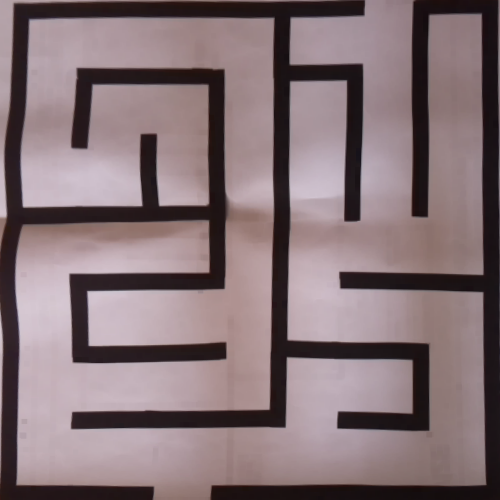
#> input picture fotolar/erosion.png, 500 x 500 px, found by its file name
$ python threshold.py
#> lines starting #> are read from the running program, lines starting #| are printed output that depends on the picture; after the words box and inside, x2 and y2 are one past the last pixel; in counts of white or black regions, pixels touching at a corner belong together
import cv2
import numpy as np

image = cv2.imread('/home/frkn/Desktop/fotolar/erosion.png',0)
#> image: shape (500, 500); min 13, max 206, mean 119.8
img = cv2.bilateralFilter(image,8,70,70)
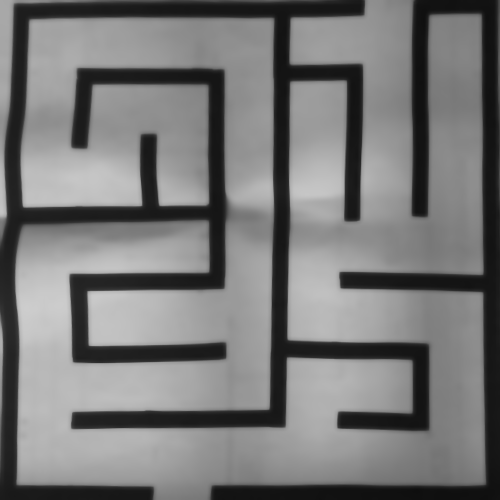
#> img: shape (500, 500); min 14, max 205, mean 119.7
ret, threshold = cv2.threshold(img,75,255,cv2.THRESH_BINARY)
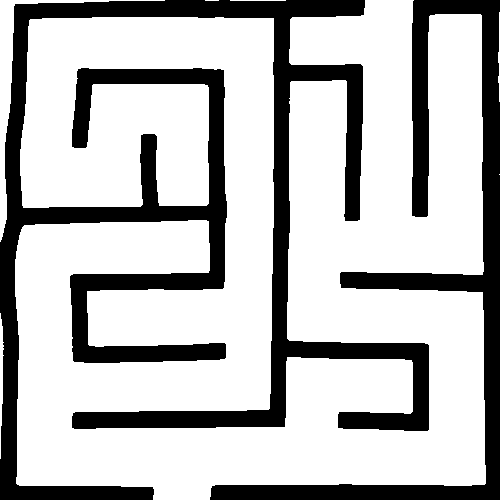
#> threshold: shape (500, 500); 72.9% white; 2 black regions, box (x1, y1, x2, y2) and area: (0, 0, 429, 500) 48874, (210, 0, 500, 500) 18915
kernel = np.ones((5,5),np.uint8)
erosion = cv2.erode(threshold,kernel,iterations=1)
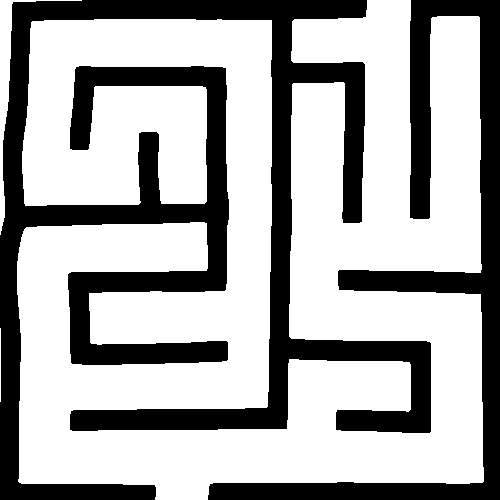
#> erosion: shape (500, 500); 66.9% white; 2 black regions, box (x1, y1, x2, y2) and area: (0, 0, 431, 500) 60707, (208, 0, 500, 500) 22147
dilation = cv2.dilate(threshold,kernel,iterations=1)
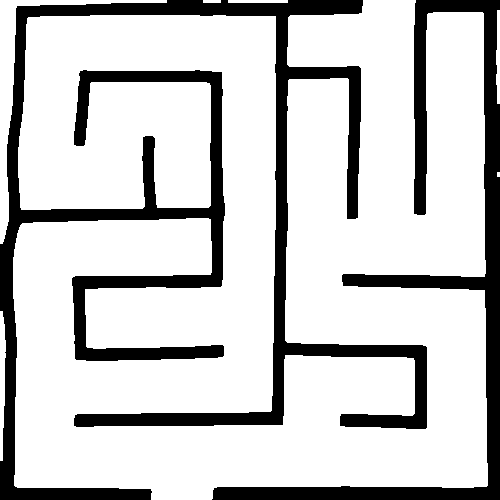
#> dilation: shape (500, 500); 79% white; 2 black regions, box (x1, y1, x2, y2) and area: (0, 0, 427, 500) 36812, (212, 0, 500, 500) 15577
cv2.imwrite('threshold_erosion.png',erosion)
while True :
    cv2.imshow('threshold',threshold)
    cv2.imshow('image',img)
    cv2.imshow('erosion',erosion)
    cv2.imshow('dilation',dilation)
    if cv2.waitKey(10) & 0xFF==ord('q'):
#> (key q is pressed here)
        break
cv2.destroyAllWindows()

$ run again, with fotolar/labirent.png copied over fotolar/erosion.png
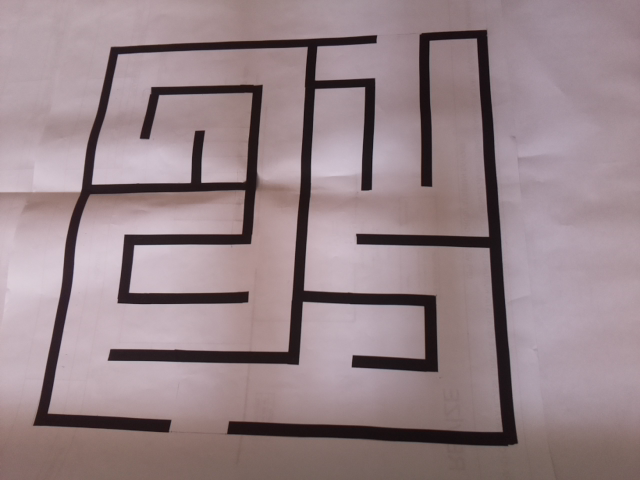
#> input picture fotolar/labirent.png, 640 x 480 px, found by its file name
#> `ret, threshold = cv2.threshold(img,75,255,cv2.THRESH_BINARY)`:
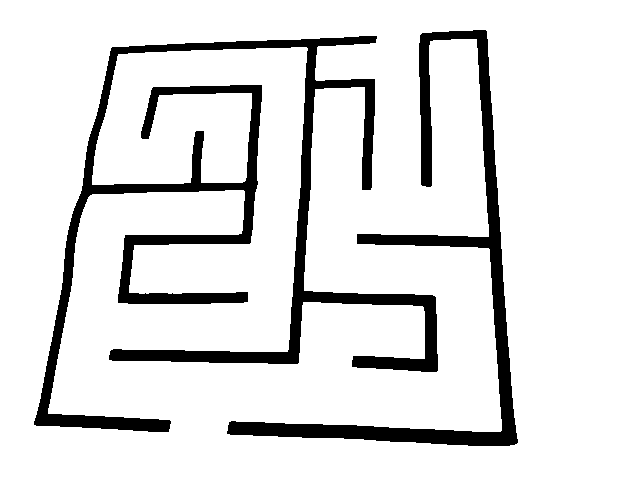
#> threshold: shape (480, 640); 88.2% white; 2 black regions, box (x1, y1, x2, y2) and area: (34, 36, 438, 432) 24204, (227, 30, 518, 446) 11998
#> erosion: shape (480, 640); 83.3% white; 2 black regions, box (x1, y1, x2, y2) and area: (32, 34, 440, 434) 34926, (225, 28, 520, 448) 16362
#> `dilation = cv2.dilate(threshold,kernel,iterations=1)`:
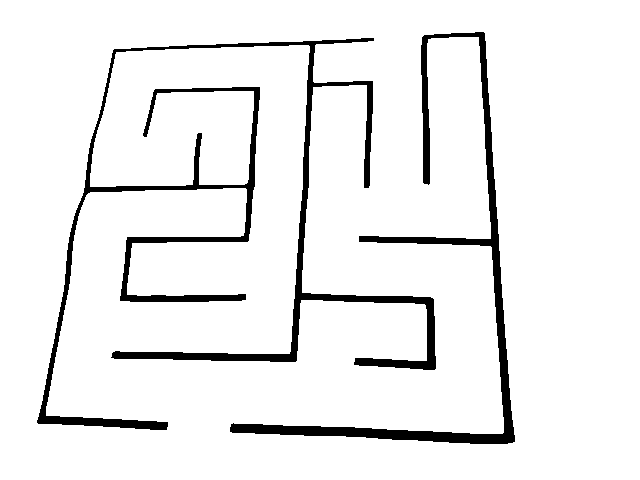
#> dilation: shape (480, 640); 93.1% white; 2 black regions, box (x1, y1, x2, y2) and area: (37, 38, 436, 430) 13520, (230, 32, 515, 444) 7667

$ run again, with fotolar/lbt.png copied over fotolar/erosion.png
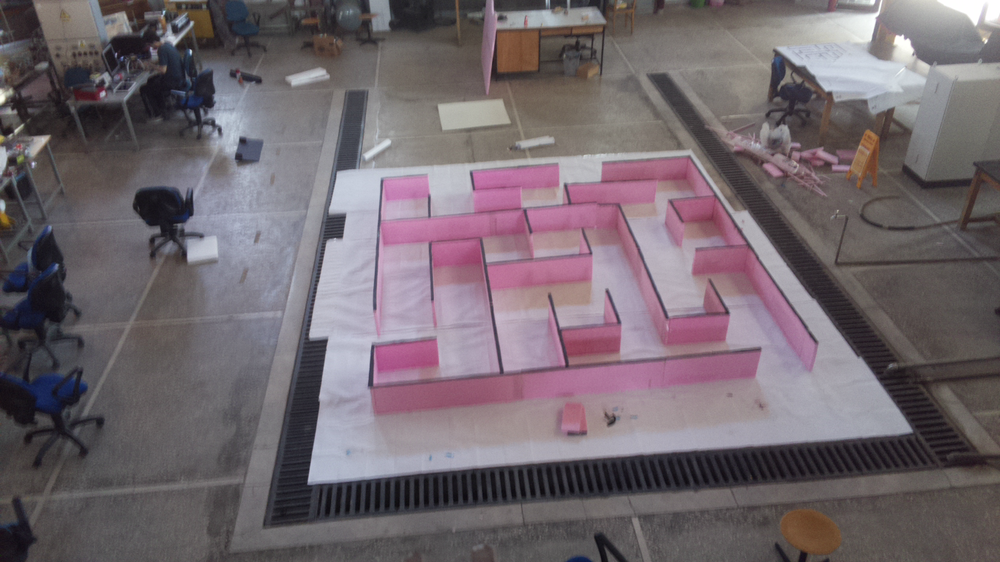
#> input picture fotolar/lbt.png, 1000 x 562 px, shrunk from 1366 x 768 before the run, found by its file name
#> `ret, threshold = cv2.threshold(img,75,255,cv2.THRESH_BINARY)`:
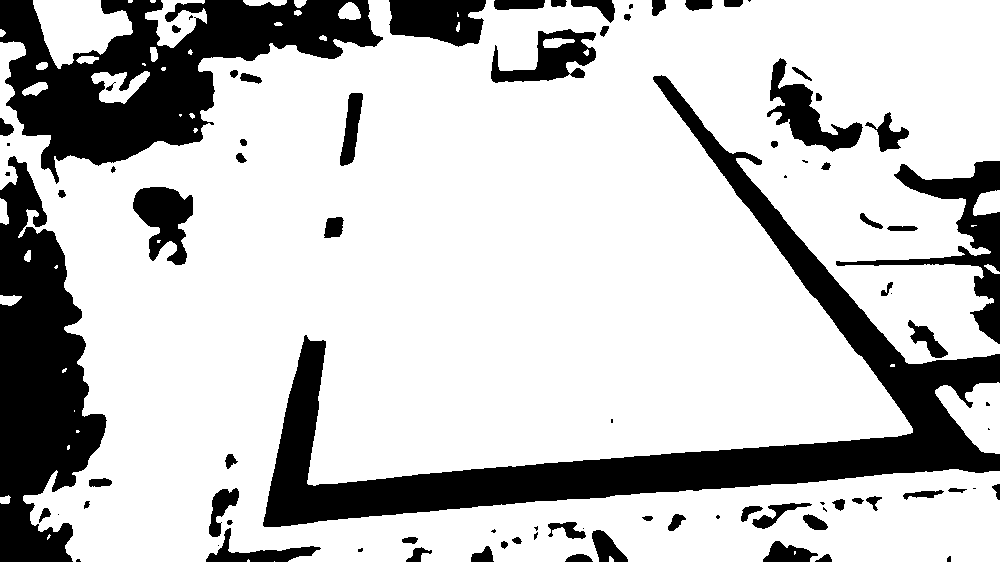
#> threshold: shape (562, 1000); 76.6% white; 88 black regions (23 under 20 px), largest, box (x1, y1, x2, y2) and area: (263, 75, 1000, 527) 45564, (0, 0, 383, 184) 30137, (0, 156, 107, 562) 25579
#> erosion: shape (562, 1000); 71.4% white; 60 black regions, largest, box (x1, y1, x2, y2) and area: (261, 73, 1000, 529) 53475, (0, 0, 385, 186) 35235, (0, 154, 109, 562) 28211
#> `dilation = cv2.dilate(threshold,kernel,iterations=1)`:
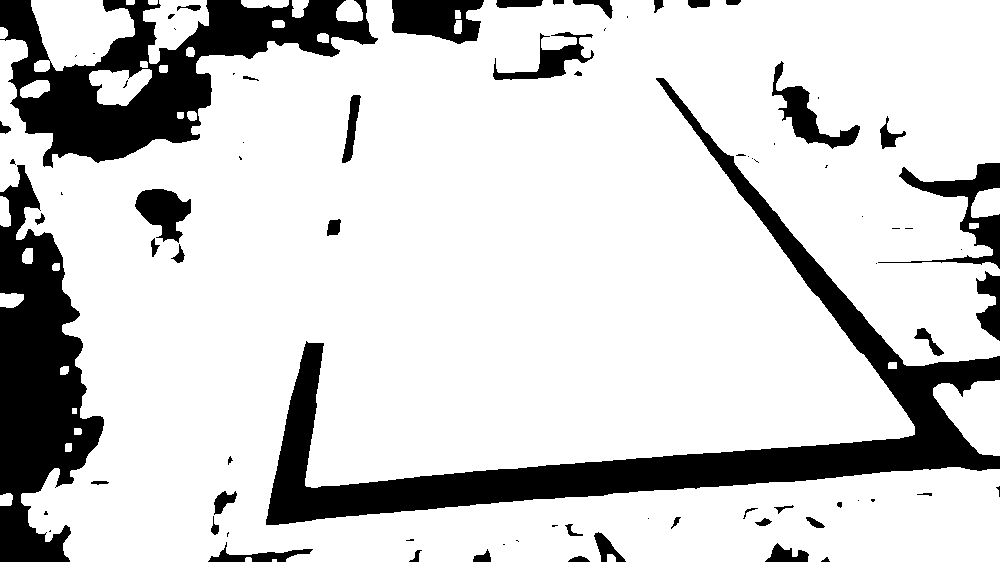
#> dilation: shape (562, 1000); 81.5% white; 80 black regions (33 under 20 px), largest, box (x1, y1, x2, y2) and area: (266, 78, 1000, 525) 38532, (0, 0, 378, 168) 24703, (0, 165, 104, 562) 22731
